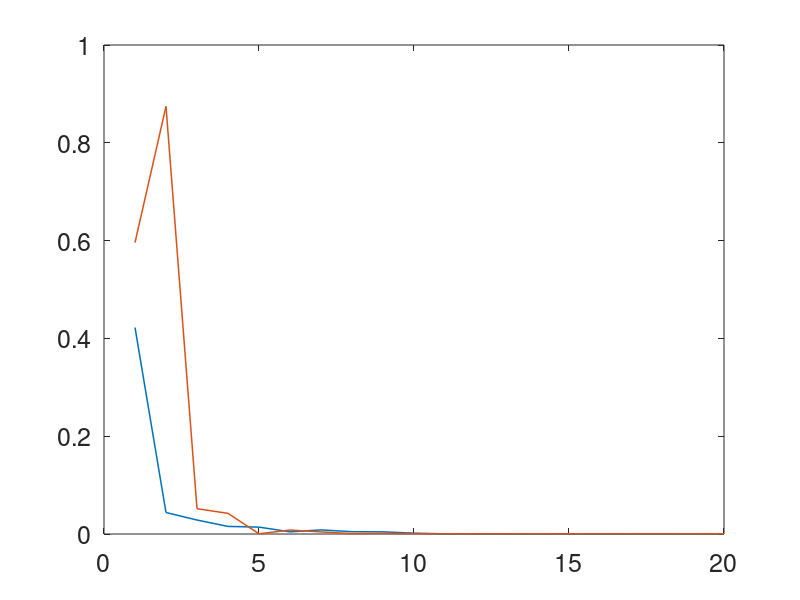

This figure's MATLAB source: (Note: this script raises an error after producing the figure.)
%% Clear Everything %%

clear all ;
close all ;
clc ;



%% Load The Data File %%

load('history_DenseNet121_MATLAB.csv') ; 



%% Line Plot (Loss) %%

% Total No. of Epochs %
nEpochs = size(history_DenseNet121_MATLAB, 1) ; 

% x-vector %
x = linspace(1,nEpochs,nEpochs) ;

%%% Loss Scores %%% 
figure('DefaultAxesFontSize',18) 
plot(x, history_DenseNet121_MATLAB(:, 1), 'Color',[0 0.4470 0.7410], 'LineWidth', 1.1) ;  
hold on ;
plot(x, history_DenseNet121_MATLAB(:, 3), 'Color','#D95319', 'LineWidth', 1.1) ;
yline(0.0) ;
set(gca,'TickLabelInterpreter','latex','FontSize',18) ;
l = legend('Training','Validation') ;
set(l,'Interpreter','latex','FontSize',18) ;
ylabel('Loss','Interpreter','latex','FontSize',20) ;
xlabel('No. of Epochs','Interpreter','latex','FontSize',20) ;
xlim([1 nEpochs]) ;
ylim([-0.02 0.88])
title('Loss v/s No. of Epochs for DenseNet121','Interpreter','latex','FontSize',25) ;
set(gca, 'YGrid', 'on', 'XGrid', 'off') ;



%% Line Plot (Accuracy) %%

%%% Accuracy Scores %%% 
figure('DefaultAxesFontSize',18) 
plot(x, history_DenseNet121_MATLAB(:, 2), 'Color',[0 0.4470 0.7410],'LineWidth', 1.1) ;  
hold on ;
plot(x, history_DenseNet121_MATLAB(:, 4), 'Color','#D95319', 'LineWidth', 1.1) ;
yline(1.0) ;
set(gca,'TickLabelInterpreter','latex','FontSize',18) ;
l = legend('Training','Validation','Location','southeast') ;
set(l,'Interpreter','latex','FontSize',18) ;
ylabel('Accuracy','Interpreter','latex','FontSize',20) ;
xlabel('No. of Epochs','Interpreter','latex','FontSize',20) ;
xlim([1 nEpochs]) ;
ylim([0.84 1.01])
title('Accuracy v/s No. of Epochs for DenseNet121','Interpreter','latex','FontSize',25) ;
set(gca, 'YGrid', 'on', 'XGrid', 'off') ;


